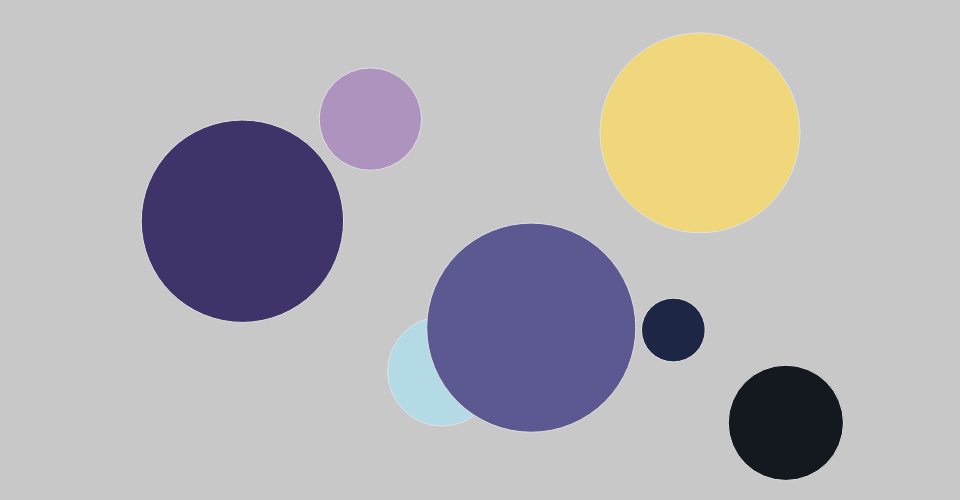
Frame 1 (no input)
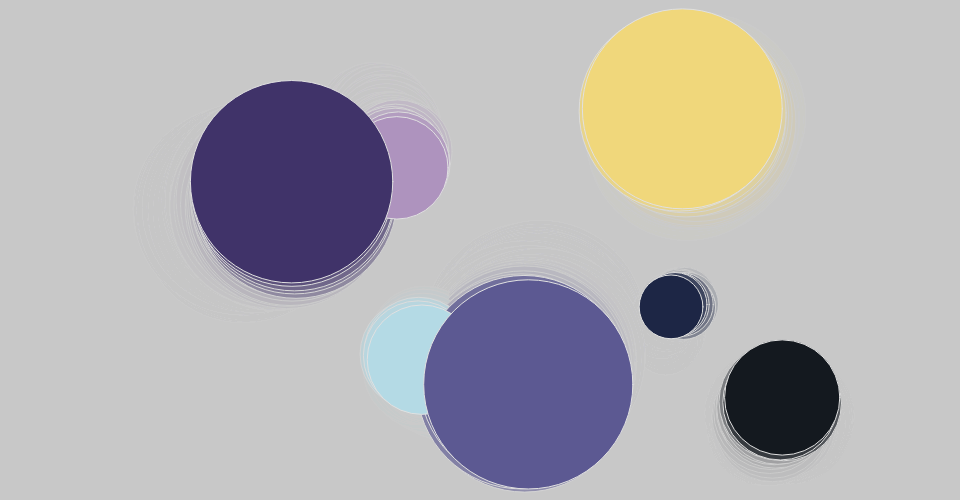
Frame 60 (no input)
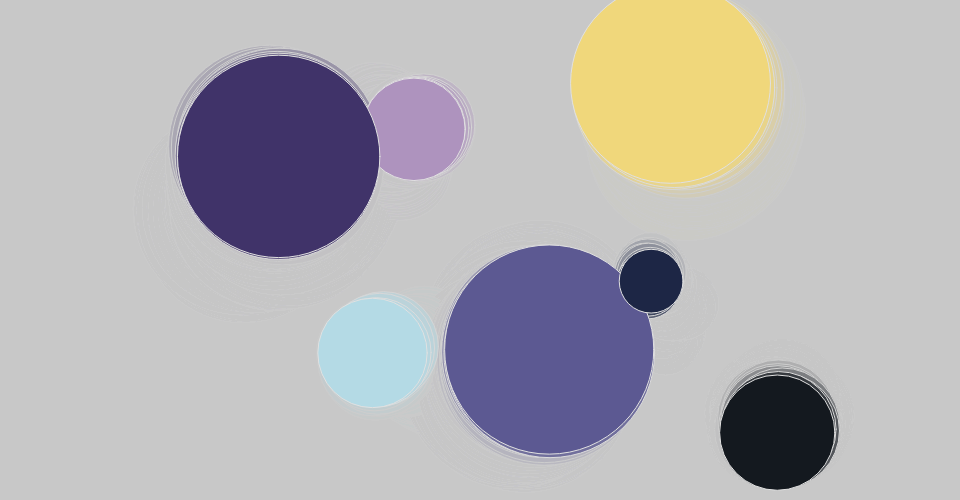
Frame 120 (the mouse pressed at the canvas centre since frame 60)

The p5.js sketch that drew these frames (run headless with seeded random() and noise() and a simulated clock; from frame 60 on, the mouse is pressed at the canvas centre):

// p5.js sketch
// ── sketch.js
// code created for the introduction to creative coding workshop (produced for techweek 2021)
// Author Phoebe Zeller - phoebe.zeller@vuw.ac.nz
let circlesX = []
let circlesY = []
let circlesSize = []
let circleColor = []
let randomAmount = 5;
let numberOfCircles =7;

function setup() {
  // create the drawing canvas, save the canvas element
  createCanvas(960, 500);
  	background(200);

  for (let i = 0; i < numberOfCircles; i++) {
    circlesX.push(random(200, 900));
    circlesY.push(random(50, 450));
    circlesSize.push(random(50, 250));
  }
  circleColor.push(color(240, 215, 123)); // light yellow
  circleColor.push(color(180, 218, 229)); // light blue
  circleColor.push(color(174, 147, 190)); //lavender
  circleColor.push(color(92, 89, 146)); // orchid
  circleColor.push(color(64, 51, 105)); // purple
  circleColor.push(color(29, 38, 69)); // navy
  circleColor.push(color(20, 25, 31)); // off black
}

function draw() {

	background(200,50);
  stroke(225);

  for (let i = 0; i < numberOfCircles; i++) {
    fill(circleColor[i]);
    ellipse(circlesX[i], circlesY[i], circlesSize[i]);
    circlesX[i] = circlesX[i] + random(-randomAmount, randomAmount);
    circlesY[i] = circlesY[i] + random(-randomAmount, randomAmount);
  }

}
